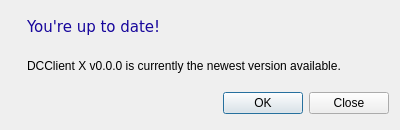
<?xml version="1.0" encoding="UTF-8"?>
<ui version="4.0">
 <class>Dialog</class>
 <widget class="QDialog" name="Dialog">
  <property name="geometry">
   <rect>
    <x>0</x>
    <y>0</y>
    <width>400</width>
    <height>130</height>
   </rect>
  </property>
  <property name="minimumSize">
   <size>
    <width>400</width>
    <height>130</height>
   </size>
  </property>
  <property name="maximumSize">
   <size>
    <width>400</width>
    <height>130</height>
   </size>
  </property>
  <property name="windowTitle">
   <string>Software Update</string>
  </property>
  <property name="windowIcon">
   <iconset resource="xdcc.qrc">
    <normaloff>:/xDCC/software-update-available.ico</normaloff>:/xDCC/software-update-available.ico</iconset>
  </property>
  <layout class="QGridLayout" name="gridLayout">
   <item row="0" column="2">
    <widget class="QLabel" name="label">
     <property name="font">
      <font>
       <family>Verdana</family>
      </font>
     </property>
     <property name="text">
      <string>&lt;!DOCTYPE HTML PUBLIC &quot;-//W3C//DTD HTML 4.0//EN&quot; &quot;http://www.w3.org/TR/REC-html40/strict.dtd&quot;&gt;
&lt;html&gt;&lt;head&gt;&lt;meta name=&quot;qrichtext&quot; content=&quot;1&quot; /&gt;&lt;style type=&quot;text/css&quot;&gt;
p, li { white-space: pre-wrap; }
&lt;/style&gt;&lt;/head&gt;&lt;body style=&quot; font-family:'Verdana'; font-size:8.25pt; font-weight:400; font-style:normal;&quot;&gt;
&lt;p style=&quot; margin-top:0px; margin-bottom:0px; margin-left:0px; margin-right:0px; -qt-block-indent:0; text-indent:0px;&quot;&gt;&lt;span style=&quot; font-size:11pt; color:#17069c;&quot;&gt;You're up to date!&lt;/span&gt;&lt;/p&gt;&lt;/body&gt;&lt;/html&gt;</string>
     </property>
    </widget>
   </item>
   <item row="1" column="2">
    <widget class="QLabel" name="label_2">
     <property name="text">
      <string>DCClient X v0.0.0 is currently the newest version available.</string>
     </property>
     <property name="wordWrap">
      <bool>true</bool>
     </property>
    </widget>
   </item>
   <item row="2" column="2">
    <layout class="QHBoxLayout">
     <property name="spacing">
      <number>6</number>
     </property>
     <property name="margin">
      <number>0</number>
     </property>
     <item>
      <spacer>
       <property name="orientation">
        <enum>Qt::Horizontal</enum>
       </property>
       <property name="sizeHint" stdset="0">
        <size>
         <width>131</width>
         <height>31</height>
        </size>
       </property>
      </spacer>
     </item>
     <item>
      <widget class="QPushButton" name="okButton">
       <property name="text">
        <string>OK</string>
       </property>
      </widget>
     </item>
     <item>
      <widget class="QPushButton" name="cancelButton">
       <property name="text">
        <string>Close</string>
       </property>
      </widget>
     </item>
    </layout>
   </item>
   <item row="0" column="0" rowspan="2">
    <widget class="QLabel" name="lblUpdateIcon">
     <property name="text">
      <string>&lt;!DOCTYPE HTML PUBLIC &quot;-//W3C//DTD HTML 4.0//EN&quot; &quot;http://www.w3.org/TR/REC-html40/strict.dtd&quot;&gt;
&lt;html&gt;&lt;head&gt;&lt;meta name=&quot;qrichtext&quot; content=&quot;1&quot; /&gt;&lt;style type=&quot;text/css&quot;&gt;
p, li { white-space: pre-wrap; }
&lt;/style&gt;&lt;/head&gt;&lt;body style=&quot; font-family:'MS Shell Dlg 2'; font-size:8.25pt; font-weight:400; font-style:normal;&quot;&gt;
&lt;p style=&quot; margin-top:0px; margin-bottom:0px; margin-left:0px; margin-right:0px; -qt-block-indent:0; text-indent:0px;&quot;&gt;&lt;img src=&quot;:/xDCC/software-update-available.png&quot; /&gt;&lt;/p&gt;&lt;/body&gt;&lt;/html&gt;</string>
     </property>
    </widget>
   </item>
   <item row="0" column="1">
    <spacer name="horizontalSpacer">
     <property name="orientation">
      <enum>Qt::Horizontal</enum>
     </property>
     <property name="sizeType">
      <enum>QSizePolicy::Maximum</enum>
     </property>
     <property name="sizeHint" stdset="0">
      <size>
       <width>10</width>
       <height>20</height>
      </size>
     </property>
    </spacer>
   </item>
  </layout>
 </widget>
 <resources>
  <include location="xdcc.qrc"/>
 </resources>
 <connections>
  <connection>
   <sender>okButton</sender>
   <signal>clicked()</signal>
   <receiver>Dialog</receiver>
   <slot>accept()</slot>
   <hints>
    <hint type="sourcelabel">
     <x>278</x>
     <y>253</y>
    </hint>
    <hint type="destinationlabel">
     <x>96</x>
     <y>254</y>
    </hint>
   </hints>
  </connection>
  <connection>
   <sender>cancelButton</sender>
   <signal>clicked()</signal>
   <receiver>Dialog</receiver>
   <slot>reject()</slot>
   <hints>
    <hint type="sourcelabel">
     <x>369</x>
     <y>253</y>
    </hint>
    <hint type="destinationlabel">
     <x>179</x>
     <y>282</y>
    </hint>
   </hints>
  </connection>
 </connections>
</ui>
